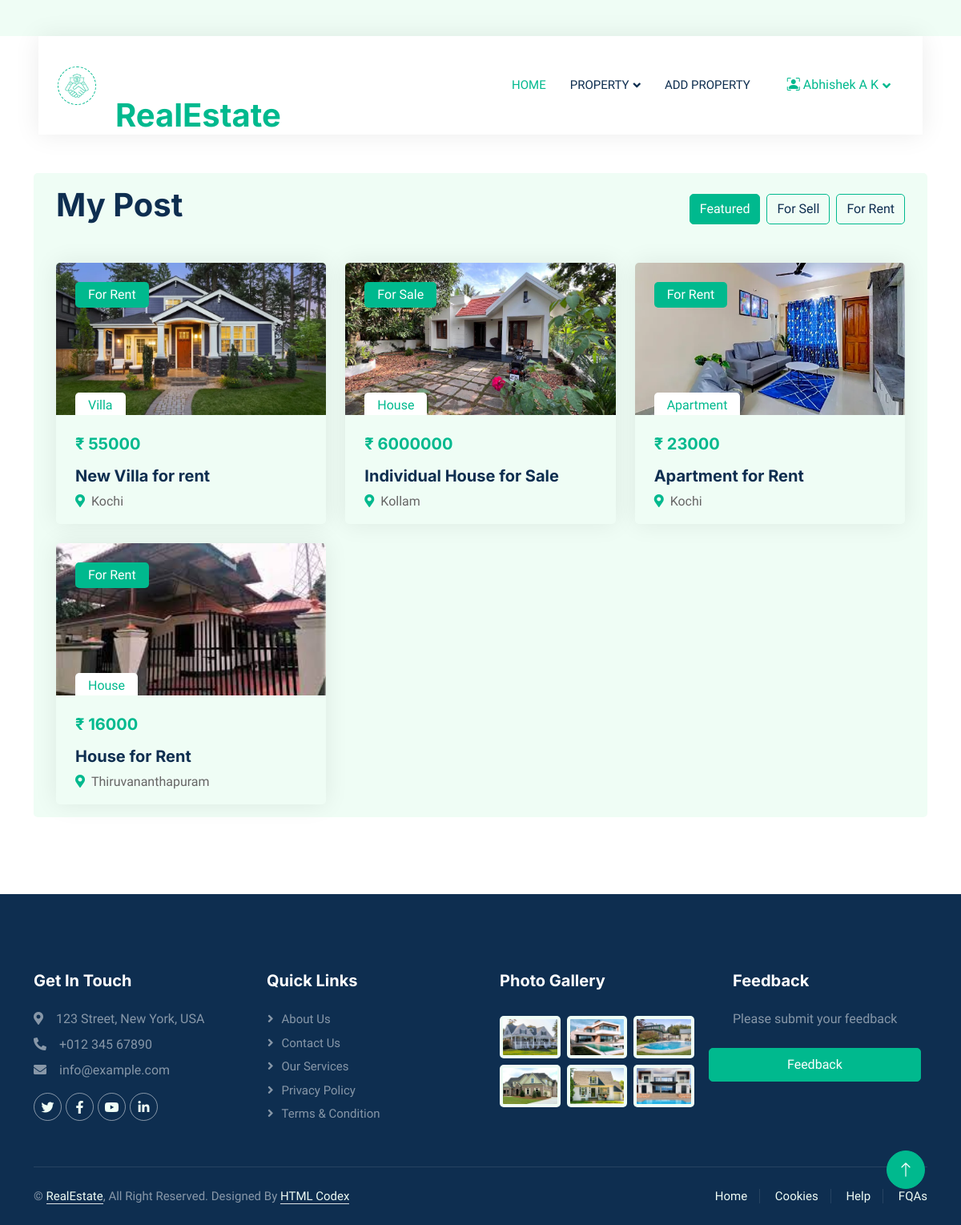
Page /my_post/ (signed in) on the committed database.
### REApp/models.py (models this page shows)
class RegistrationDB(models.Model):
    UserId = models.AutoField(primary_key=True)
    Name = models.CharField(max_length=50, null=False)
    Email = models.EmailField(max_length=70, null=False,default="aa")
    Password = models.CharField(max_length=20, null=False)
    Role = models.CharField(max_length=50, null=True, blank=True)
    Account_created = models.DateTimeField(auto_now_add=True)

class PropertyDB(models.Model):
    PropertyId = models.AutoField(primary_key=True)
    Image = models.ImageField(upload_to="PropertyImage", null=True, blank=True)
    PDF = models.FileField(upload_to="PropertyPDF", null=True, blank=True)  # Add this field
    Purpose = models.CharField(max_length=20, null=True, blank=True)
    Type = models.CharField(max_length=20, null=True, blank=True)
    Title = models.CharField(max_length=50, null=True, blank=True)
    Description = models.CharField(max_length=500, null=True, blank=True)
    Price = models.IntegerField(default=0)
    Location = models.CharField(max_length=50, null=True, blank=True)
    Phone = models.PositiveBigIntegerField(null=True, blank=True)
    UserId = models.ForeignKey(RegistrationDB, on_delete=models.CASCADE)
    posted_on = models.DateTimeField(auto_now_add=True)

### REApp/views.py (the view)
# urls.py: path('my_post/', views.my_post, name="my_post"),
def my_post(request):
    pdata = PropertyDB.objects.filter(UserId_id=request.session['userid'])
    if 'userid' in request.session:
        profile = RegistrationDB.objects.get(UserId=request.session['userid'])
        return render(request, "myPost.html", {'profile': profile, 'pdata': pdata})
    else:
        return redirect(home)

### REApp/templates/myPost.html (shortened to what this page needs)
<!DOCTYPE html>
{% load static %}
<html lang="en">
<head>
    <link href="https://cdnjs.cloudflare.com/ajax/libs/font-awesome/5.10.0/css/all.min.css" rel="stylesheet">
    <link href="https://cdn.jsdelivr.net/npm/bootstrap-icons@1.4.1/font/bootstrap-icons.css" rel="stylesheet">
    <link href="{% static 'assets/lib/animate/animate.min.css' %}" rel="stylesheet">
    <link href="{% static 'assets/lib/owlcarousel/assets/owl.carousel.min.css' %}" rel="stylesheet">
    <link href="{% static 'assets/css/bootstrap.min.css' %}" rel="stylesheet">
    <link href="{% static 'assets/css/style.css' %}" rel="stylesheet">
</head>
<body>
<div class="container-xxl bg-white p-0">
    <div class="container-fluid nav-bar bg-transparent">
            <nav class="navbar navbar-expand-lg bg-white navbar-light py-0 px-4">
                <a href="index.html" class="navbar-brand d-flex align-items-center text-center">
                    <div class="icon p-2 me-2">
                        <img class="img-fluid" src="{% static 'assets/img/icon-deal.png' %}" alt="Icon" style="width: 30px; height: 30px;"  href="{% url 'home' %}">
                    </div>
                    <h1 class="m-0 text-primary"><a href="{% url 'home' %}">RealEstate</a></h1>
                </a>
                <div class="collapse navbar-collapse" id="navbarCollapse">
                    <div class="navbar-nav ms-auto">
                        <a href="{% url 'home' %}" class="nav-item nav-link active">Home</a>
                        <div class="nav-item dropdown">
                            <a href="#" class="nav-link dropdown-toggle" data-bs-toggle="dropdown">Property</a>
                        </div>
                        <a href="{% url 'add_property' %}" class="nav-item nav-link">Add Property</a>
                    </div>
                    {% if request.session.userid %}
                     <div class="nav-item dropdown">
                            <a href="#" class="nav-link dropdown-toggle" data-bs-toggle="dropdown"><i class="bi bi-person-bounding-box"></i> {{profile.Name}}</a>
                     </div>
                    {% else %}
                    <a href="{% url 'login' %}" class="btn btn-primary px-3 d-none d-lg-flex ml-1"><i class="bi bi-person-circle"></i> Sign In</a>
                    {% endif %}
                </div>
            </nav>
    </div>
    <div class="container-xxl py-5">
        <div class="container">
            <div class="bg-light rounded p-3">
                <div class="container">
                    <div class="row g-0 gx-5 align-items-end">
                        <div class="col-lg-6">
                            <div class="text-start mx-auto mb-5 wow slideInLeft" data-wow-delay="0.1s">
                                <h1 class="mb-3">My Post</h1>
                            </div>
                        </div>
                        <div class="col-lg-6 text-start text-lg-end wow slideInRight" data-wow-delay="0.1s">
                            <ul class="nav nav-pills d-inline-flex justify-content-end mb-5">
                                <li class="nav-item me-2">
                                    <a class="btn btn-outline-primary active" data-bs-toggle="pill" href="#tab-1">Featured</a>
                                </li>
                                <li class="nav-item me-2">
                                    <a class="btn btn-outline-primary" data-bs-toggle="pill" href="#tab-2">For Sell</a>
                                </li>
                                <li class="nav-item me-0">
                                    <a class="btn btn-outline-primary" data-bs-toggle="pill" href="#tab-3">For Rent</a>
                                </li>
                            </ul>
                        </div>
                    </div>
                    <div class="tab-content">
                        <div id="tab-1" class="tab-pane fade show p-0 active">
                            <div class="row g-4">
                                {% for i in pdata %}
                                <div class="col-lg-4 col-md-6 wow fadeInUp" data-wow-delay="0.1s">
                                    <div class="property-item rounded overflow-hidden">
                                        <div class="position-relative overflow-hidden">
                                            <a href="{% url 'view_post' postId=i.PropertyId %}"><img class="img-fluid" src="{{i.Image.url}}" alt=""
                                                            style="height: 190px; width: 100%; object-fit: cover; overflow: hidden;"></a>
                                            <div class="bg-primary rounded text-white position-absolute start-0 top-0 m-4 py-1 px-3">
                                                For {{i.Purpose}}
                                            </div>
                                            <div class="bg-white rounded-top text-primary position-absolute start-0 bottom-0 mx-4 pt-1 px-3">
                                                {{i.Type}}
                                            </div>
                                        </div>
                                        <div class="p-4 pb-0">
                                            <h5 class="text-primary mb-3">₹ {{i.Price}}</h5>
                                            <a class="d-block h5 mb-2" href="{% url 'view_post' postId=i.PropertyId %}">{{i.Title}}</a>
                                            <p><i class="fa fa-map-marker-alt text-primary me-2"></i>{{i.Location}}</p>
                                        </div>
                                    </div>
                                </div>
                                {% endfor %}
                            </div>
                        </div>
                    </div>
                </div>
            </div>
        </div>
    </div>
    <div class="container-fluid bg-dark text-white-50 footer pt-5 mt-5 wow fadeIn" data-wow-delay="0.1s">
        <div class="container py-5">
            <div class="row g-5">
                <div class="col-lg-3 col-md-6">
                    <h5 class="text-white mb-4">Get In Touch</h5>
                    <p class="mb-2"><i class="fa fa-map-marker-alt me-3"></i>123 Street, New York, USA</p>
                    <p class="mb-2"><i class="fa fa-phone-alt me-3"></i>+012 345 67890</p>
                    <p class="mb-2"><i class="fa fa-envelope me-3"></i>info@example.com</p>
                    <div class="d-flex pt-2">
                        <a class="btn btn-outline-light btn-social" href=""><i class="fab fa-twitter"></i></a>
                        <a class="btn btn-outline-light btn-social" href=""><i class="fab fa-facebook-f"></i></a>
                        <a class="btn btn-outline-light btn-social" href=""><i class="fab fa-youtube"></i></a>
                        <a class="btn btn-outline-light btn-social" href=""><i class="fab fa-linkedin-in"></i></a>
                    </div>
                </div>
                <div class="col-lg-3 col-md-6">
                    <h5 class="text-white mb-4">Quick Links</h5>
                    <a class="btn btn-link text-white-50" href="">About Us</a>
                    <a class="btn btn-link text-white-50" href="">Contact Us</a>
                    <a class="btn btn-link text-white-50" href="">Our Services</a>
                    <a class="btn btn-link text-white-50" href="">Privacy Policy</a>
                    <a class="btn btn-link text-white-50" href="">Terms & Condition</a>
                </div>
                <div class="col-lg-3 col-md-6">
                    <h5 class="text-white mb-4">Photo Gallery</h5>
                    <div class="row g-2 pt-2">
                        <div class="col-4">
                            <img class="img-fluid rounded bg-light p-1" src="{% static 'assets/img/property-1.jpg' %}"
                                 alt="">
                        </div>
                        <div class="col-4">
                            <img class="img-fluid rounded bg-light p-1" src="{% static 'assets/img/property-2.jpg' %}"
                                 alt="">
                        </div>
                        <div class="col-4">
                            <img class="img-fluid rounded bg-light p-1" src="{% static 'assets/img/property-3.jpg' %}"
                                 alt="">
                        </div>
                        <div class="col-4">
                            <img class="img-fluid rounded bg-light p-1" src="{% static 'assets/img/property-4.jpg' %}"
                                 alt="">
                        </div>
                        <div class="col-4">
                            <img class="img-fluid rounded bg-light p-1" src="{% static 'assets/img/property-5.jpg' %}"
                                 alt="">
                        </div>
                        <div class="col-4">
                            <img class="img-fluid rounded bg-light p-1" src="{% static 'assets/img/property-6.jpg' %}"
                                 alt="">
                        </div>
                    </div>
                </div>
                <div class="col-lg-3 col-md-6">
                    <h5 class="text-white mb-4">Feedback</h5>
                    <p>Please submit your feedback</p>
                    <div class="position-relative mx-auto" style="max-width: 400px;">
                        <a href="{% url 'feedback' %}" <button style="padding: 40%;" type="button" class="btn btn-primary py-2 position-absolute top-0 end-0 mt-2 me-2">Feedback</button></a>
                    </div>
                </div>
            </div>
        </div>
        <div class="container">
            <div class="copyright">
                <div class="row">
                    <div class="col-md-6 text-center text-md-start mb-3 mb-md-0">
                        &copy; <a class="border-bottom" href="{% url 'home' %}">RealEstate</a>, All Right Reserved.
                        Designed By <a class="border-bottom" href="https://htmlcodex.com">HTML Codex</a>
                    </div>
                    <div class="col-md-6 text-center text-md-end">
                        <div class="footer-menu">
                            <a href="">Home</a>
                            <a href="">Cookies</a>
                            <a href="">Help</a>
                            <a href="">FQAs</a>
                        </div>
                    </div>
                </div>
            </div>
        </div>
    </div>
    <a href="{% url 'home' %}}" class="btn btn-lg btn-primary btn-lg-square back-to-top"><i class="bi bi-arrow-up"></i></a>
</div>
</body>
</html>

### REApp/static/assets/css/style.css (style rules this page uses)
:root { --primary: #00B98E; --secondary: #FF6922; --light: #EFFDF5; --dark: #0E2E50; }
.back-to-top { position: fixed; display: none; right: 45px; bottom: 45px; z-index: 99; }
.btn { transition: .5s; }
.btn.btn-primary, .btn.btn-secondary { color: #FFFFFF; }
.btn-lg-square { width: 48px; height: 48px; }
.btn-square, .btn-sm-square, .btn-lg-square { padding: 0; display: flex; align-items: center; justify-content: center; font-weight: normal; border-radius: 50px; }
.nav-bar { position: relative; margin-top: 45px; padding: 0 3rem; transition: .5s; z-index: 9999; }
.navbar { box-shadow: 0 0 30px rgba(0, 0, 0, .08); }
.navbar .dropdown-toggle::after { border: none; content: "\f107"; font-family: "Font Awesome 5 Free"; font-weight: 900; vertical-align: middle; margin-left: 5px; transition: .5s; }
.navbar-light .navbar-nav .nav-link { margin-right: 30px; padding: 25px 0; color: #FFFFFF; font-size: 15px; text-transform: uppercase; outline: none; }
.navbar-light .navbar-nav .nav-link:hover, .navbar-light .navbar-nav .nav-link.active { color: var(--primary); }
.navbar-light .navbar-brand { height: 75px; }
.navbar-light .navbar-nav .nav-link { color: var(--dark); font-weight: 500; }
.icon { padding: 15px; display: inline-flex; align-items: center; justify-content: center; background: #FFFFFF !important; border-radius: 50px; border: 1px dashed var(--primary) !important; }
.nav-pills .nav-item .btn { color: var(--dark); }
.nav-pills .nav-item .btn:hover, .nav-pills .nav-item .btn.active { color: #FFFFFF; }
.property-item { box-shadow: 0 0 30px rgba(0, 0, 0, .08); }
.property-item img { transition: .5s; }
.footer .btn.btn-social { margin-right: 5px; width: 35px; height: 35px; display: flex; align-items: center; justify-content: center; color: var(--light); border: 1px solid rgba(255,255,255,0.5); border-radius: 35px; transition: .3s; }
.footer .btn.btn-link { display: block; margin-bottom: 5px; padding: 0; text-align: left; font-size: 15px; font-weight: normal; text-transform: capitalize; transition: .3s; }
.footer .btn.btn-link::before { position: relative; content: "\f105"; font-family: "Font Awesome 5 Free"; font-weight: 900; margin-right: 10px; }
.footer .copyright { padding: 25px 0; font-size: 15px; border-top: 1px solid rgba(256, 256, 256, .1); }
.footer .copyright a { color: var(--light); }
.footer .footer-menu a { margin-right: 15px; padding-right: 15px; border-right: 1px solid rgba(255, 255, 255, .1); }
.footer .footer-menu a:last-child { margin-right: 0; padding-right: 0; border-right: none; }

### rows in the picture
RegistrationDB: Name "Abhishek A K"
PropertyDB: Image (picture), Purpose "Rent", Type "Villa", Price "55000", Title "New Villa for rent", Location "Kochi"
PropertyDB: Image (picture), Purpose "Sale", Type "House", Price "6000000", Title "Individual House for Sale", Location "Kollam"
PropertyDB: Image (picture), Purpose "Rent", Type "Apartment", Price "23000", Title "Apartment for Rent", Location "Kochi"
PropertyDB: Image (picture), Purpose "Rent", Type "House", Price "16000", Title "House for Rent", Location "Thiruvananthapuram"
